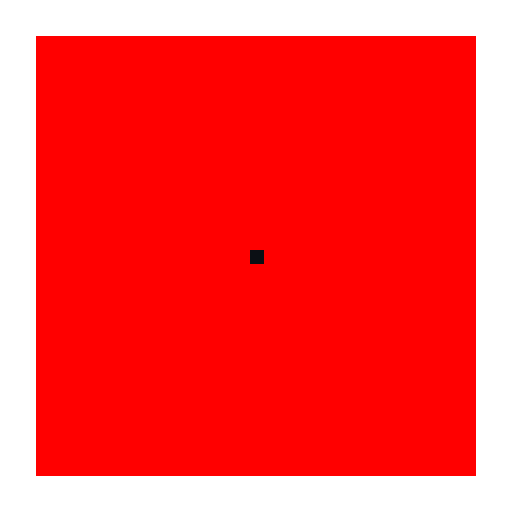
#> input picture src/flood_fill_cuda/results/ch01_gpu_1blob_1block/wavefront/square256_cpu_order.gif, 512 x 512 px
$ python extract_gifs.py
#> lines starting #> are read from the running program, lines starting #| are printed output that depends on the picture
"""Unpack the parent repo's wavefront GIFs into PNG frame sequences under assets/.

Usage (from video/):
    uv run assets/extract_gifs.py

Each GIF becomes assets/<name>/frame_NNN.png plus assets/<name>/meta.json
(frame count, native delay, size). assets/ is gitignored; rerun to rebuild.
An entry may be a dict {"path": ..., "crop": (x0, y0, x1, y1)} to keep only
a window of every frame (used for the right half of before_after).
"""
from __future__ import annotations

import json
from pathlib import Path

from PIL import Image, ImageSequence

HERE = Path(__file__).resolve().parent
RESULTS = HERE.parents[1] / "src" / "flood_fill_cuda" / "results"

GIFS = {
    # name: path under results/ (or {"path": ..., "crop": (x0, y0, x1, y1)})
    "ch00_cpu_square": "ch01_gpu_1blob_1block/wavefront/square256_cpu_order.gif",
    "ch01_square_1block": "ch01_gpu_1blob_1block/wavefront/square256_b1_t256.gif",
    "ch02_global_square": "ch02_gpu_1blob_2block/wavefront/global_square256.gif",
    "ch03_square_conn4": "ch03_gpu_1blob_nblock/wavefront/square256_b8_t32.gif",
    "ch03_square_conn8": "ch03_gpu_1blob_nblock/wavefront/square256_b8_t32_conn8.gif",
    "ch03_disk": "ch03_gpu_1blob_nblock/wavefront/disk512_b8_t64.gif",
    "ch04_asym_multisource": "ch04_gpu_2blob_nblock/wavefront/asym384_b8_t32_multisource.gif",
    "ch04_asym_sequential": "ch04_gpu_2blob_nblock/wavefront/asym384_b8_t32_sequential.gif",
    "ch05_u_prov": "ch05_gpu_nblob_nblock/wavefront/u192_merge_prov.gif",
    "ch05_u_final": "ch05_gpu_nblob_nblock/wavefront/u192_merge_final.gif",
    "ch05_input_blobs": "ch05_gpu_nblob_nblock/wavefront/input_blobs_final.gif",
    "ch06_before_after": "ch06_gpu_nblob_runs/figures/before_after.gif",
    # the recoloured half alone: the 1536x380 still is crop | 16 px divider | crop
    "ch06_after_half": {"path": "ch06_gpu_nblob_runs/figures/before_after.gif",
                        "crop": (776, 0, 1536, 380)},
}


def extract(name: str, spec) -> dict:
#> called with name = 'ch00_cpu_square'
    rel = spec["path"] if isinstance(spec, dict) else spec
    crop = spec.get("crop") if isinstance(spec, dict) else None
    src = RESULTS / rel
    out = HERE / name
    out.mkdir(parents=True, exist_ok=True)
    for old in out.glob("frame_*.png"):
        old.unlink()
    with Image.open(src) as im:
#> im is the input picture: PIL image 512x512 P; mean R, G, B 254.8, 66.7, 66.7
        delays = []
        n = 0
        size = list(im.size)
#> size = [512, 512]
        for i, frame in enumerate(ImageSequence.Iterator(im)):
            rgba = frame.convert("RGBA")
            if crop:
                rgba = rgba.crop(crop)
                size = list(rgba.size)
            rgba.save(out / f"frame_{i:03d}.png")
            delays.append(frame.info.get("duration", 0))
            n = i + 1
#> this loop made 97 passes
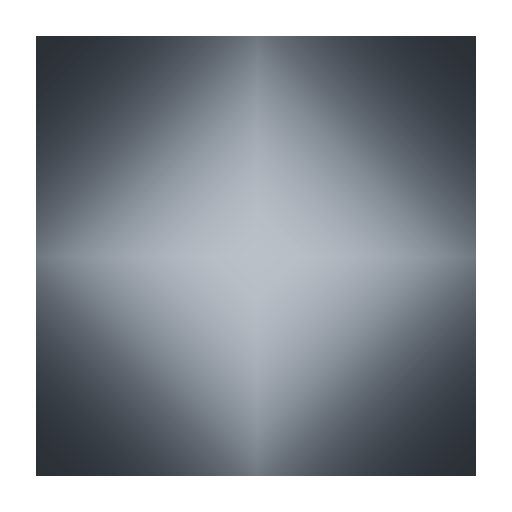
#> rgba: PIL image 512x512 RGBA; mean R, G, B, A 149.4, 154.8, 161.5, 255
#> after the loop, delays = 97 values from 60 to 1500
        meta = {"source": rel, "frames": n, "size": size, "delay_ms": delays[0] if delays else 0}
        if crop:
            meta["crop"] = list(crop)
    (out / "meta.json").write_text(json.dumps(meta, indent=2), encoding="utf-8")
    return meta


def main() -> None:
    for name, spec in GIFS.items():
        meta = extract(name, spec)
#> meta = 4 items
        print(f"{name:24s} {meta['frames']:3d} frames  {meta['size'][0]}x{meta['size'][1]}  {meta['delay_ms']} ms/frame")
#| ch00_cpu_square           97 frames  512x512  60 ms/frame
#> pass 2 of the loop in main, `for name, spec in GIFS.items():`:
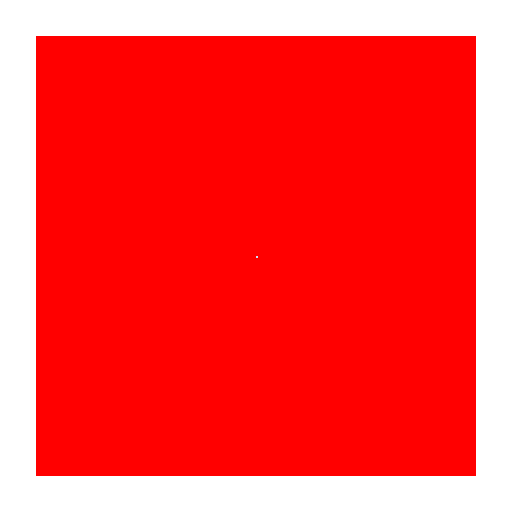
#> input picture src/flood_fill_cuda/results/ch01_gpu_1blob_1block/wavefront/square256_b1_t256.gif, 512 x 512 px
#> in extract, im is the input picture: PIL image 512x512 P; mean R, G, B 255, 66.7, 66.7
#> the loop in extract (call 2), `for i, frame in enumerate(ImageSequence.Iterator(im)):` made 97 passes
#> after the loop in extract (call 2), `for i, frame in enumerate(ImageSequence.Iterator(im)):`:
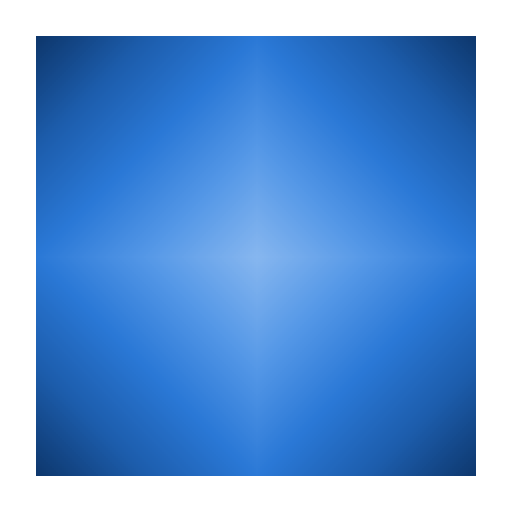
#> rgba: PIL image 512x512 RGBA; mean R, G, B, A 105.1, 156.1, 217.6, 255
#| ch01_square_1block        97 frames  512x512  60 ms/frame


if __name__ == "__main__":
#> (the run stopped early here; a loop or call above may not have finished)
